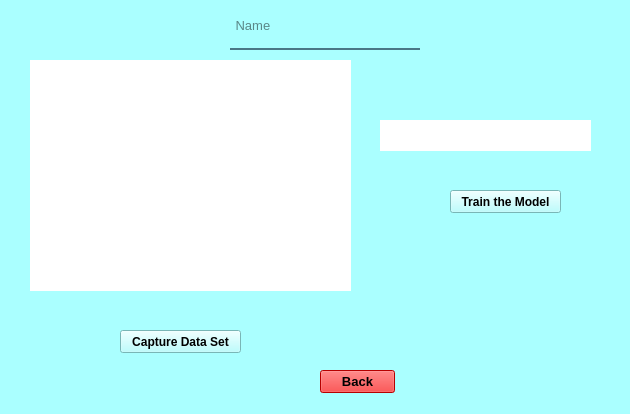
<?xml version="1.0" encoding="UTF-8"?>
<ui version="4.0">
 <class>Form</class>
 <widget class="QWidget" name="Form">
  <property name="geometry">
   <rect>
    <x>0</x>
    <y>0</y>
    <width>630</width>
    <height>414</height>
   </rect>
  </property>
  <property name="windowTitle">
   <string>Form</string>
  </property>
  <property name="styleSheet">
   <string notr="true">background-color: rgb(255, 255, 255);
background-color: rgb(170, 255, 255);</string>
  </property>
  <widget class="QLineEdit" name="lineEdit">
   <property name="geometry">
    <rect>
     <x>230</x>
     <y>10</y>
     <width>190</width>
     <height>40</height>
    </rect>
   </property>
   <property name="font">
    <font>
     <pointsize>10</pointsize>
    </font>
   </property>
   <property name="styleSheet">
    <string notr="true">background-color:rgba(0, 0, 0, 0);
border:none;
border-bottom:2px solid rgba(46, 82, 101, 200);
color:rgba(0, 0, 0, 240);
padding-bottom:7px;</string>
   </property>
   <property name="placeholderText">
    <string> Name</string>
   </property>
  </widget>
  <widget class="QPushButton" name="pushButton">
   <property name="geometry">
    <rect>
     <x>120</x>
     <y>330</y>
     <width>121</width>
     <height>23</height>
    </rect>
   </property>
   <property name="font">
    <font>
     <pointsize>9</pointsize>
     <weight>75</weight>
     <bold>true</bold>
    </font>
   </property>
   <property name="text">
    <string>Capture Data Set</string>
   </property>
  </widget>
  <widget class="QPushButton" name="pushButton_2">
   <property name="geometry">
    <rect>
     <x>450</x>
     <y>190</y>
     <width>111</width>
     <height>23</height>
    </rect>
   </property>
   <property name="font">
    <font>
     <pointsize>9</pointsize>
     <weight>75</weight>
     <bold>true</bold>
    </font>
   </property>
   <property name="text">
    <string>Train the Model</string>
   </property>
  </widget>
  <widget class="QLabel" name="label">
   <property name="geometry">
    <rect>
     <x>30</x>
     <y>60</y>
     <width>321</width>
     <height>231</height>
    </rect>
   </property>
   <property name="styleSheet">
    <string notr="true">background-color: rgb(255, 255, 255);</string>
   </property>
   <property name="text">
    <string/>
   </property>
  </widget>
  <widget class="QLabel" name="label_2">
   <property name="geometry">
    <rect>
     <x>380</x>
     <y>120</y>
     <width>211</width>
     <height>31</height>
    </rect>
   </property>
   <property name="styleSheet">
    <string notr="true">background-color: rgb(255, 255, 255);</string>
   </property>
   <property name="text">
    <string/>
   </property>
  </widget>
  <widget class="QPushButton" name="pushButton_3">
   <property name="geometry">
    <rect>
     <x>320</x>
     <y>370</y>
     <width>75</width>
     <height>23</height>
    </rect>
   </property>
   <property name="font">
    <font>
     <pointsize>10</pointsize>
     <weight>75</weight>
     <bold>true</bold>
    </font>
   </property>
   <property name="styleSheet">
    <string notr="true">background-color: rgb(255, 0, 0);</string>
   </property>
   <property name="text">
    <string>Back</string>
   </property>
  </widget>
 </widget>
 <resources/>
 <connections/>
</ui>
